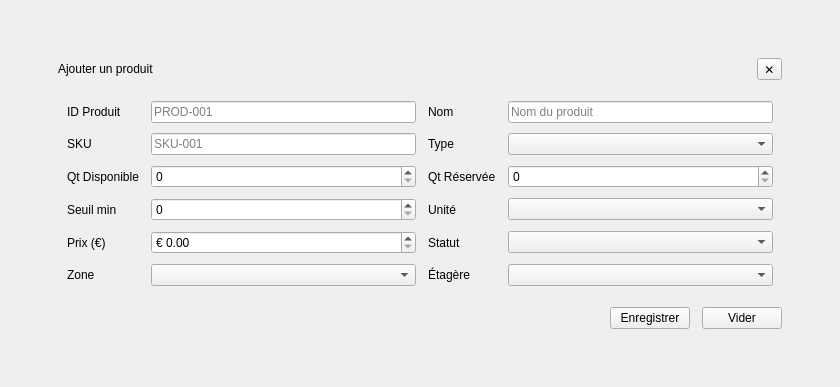
          <widget class="QWidget" name="InventoryPopup">
           <layout class="QVBoxLayout" name="inventoryPopupLayout">
            <property name="leftMargin">
             <number>0</number>
            </property>
            <property name="topMargin">
             <number>0</number>
            </property>
            <property name="rightMargin">
             <number>0</number>
            </property>
            <property name="bottomMargin">
             <number>0</number>
            </property>
            <item>
             <widget class="QFrame" name="InventoryOverlay">
              <property name="frameShape">
               <enum>QFrame::Shape::NoFrame</enum>
              </property>
              <layout class="QVBoxLayout" name="inventoryOverlayLayout">
               <property name="leftMargin">
                <number>0</number>
               </property>
               <property name="topMargin">
                <number>0</number>
               </property>
               <property name="rightMargin">
                <number>0</number>
               </property>
               <property name="bottomMargin">
                <number>0</number>
               </property>
               <item>
                <spacer name="inventoryOverlayTop">
                 <property name="orientation">
                  <enum>Qt::Orientation::Vertical</enum>
                 </property>
                 <property name="sizeHint" stdset="0">
                  <size>
                   <width>20</width>
                   <height>40</height>
                  </size>
                 </property>
                </spacer>
               </item>
               <item>
                <layout class="QHBoxLayout" name="inventoryCenterRow">
                 <item>
                  <spacer name="inventoryOverlayLeft">
                   <property name="orientation">
                    <enum>Qt::Orientation::Horizontal</enum>
                   </property>
                   <property name="sizeHint" stdset="0">
                    <size>
                     <width>40</width>
                     <height>20</height>
                    </size>
                   </property>
                  </spacer>
                 </item>
                 <item>
                  <widget class="QFrame" name="PopupInventoryCard">
                   <property name="minimumSize">
                    <size>
                     <width>760</width>
                     <height>0</height>
                    </size>
                   </property>
                   <property name="frameShape">
                    <enum>QFrame::Shape::NoFrame</enum>
                   </property>
                   <layout class="QVBoxLayout" name="popupInventoryLayout">
                    <property name="spacing">
                     <number>12</number>
                    </property>
                    <property name="leftMargin">
                     <number>18</number>
                    </property>
                    <property name="topMargin">
                     <number>18</number>
                    </property>
                    <property name="rightMargin">
                     <number>18</number>
                    </property>
                    <property name="bottomMargin">
                     <number>18</number>
                    </property>
                    <item>
                     <layout class="QHBoxLayout" name="popupInventoryHeader">
                      <item>
                       <widget class="QLabel" name="PopupTitleInventory">
                        <property name="text">
                         <string>Ajouter un produit</string>
                        </property>
                       </widget>
                      </item>
                      <item>
                       <spacer name="popupInventoryHeaderSpacer">
                        <property name="orientation">
                         <enum>Qt::Orientation::Horizontal</enum>
                        </property>
                        <property name="sizeHint" stdset="0">
                         <size>
                          <width>40</width>
                          <height>20</height>
                         </size>
                        </property>
                       </spacer>
                      </item>
                      <item>
                       <widget class="QToolButton" name="BtnPopupCancelInventory">
                        <property name="toolTip">
                         <string>Fermer</string>
                        </property>
                        <property name="text">
                         <string>✕</string>
                        </property>
                       </widget>
                      </item>
                     </layout>
                    </item>
                    <item>
                     <widget class="QFrame" name="PopupInventoryForm">
                      <property name="frameShape">
                       <enum>QFrame::Shape::NoFrame</enum>
                      </property>
                      <layout class="QGridLayout" name="inventoryFormGrid">
                       <property name="horizontalSpacing">
                        <number>12</number>
                       </property>
                       <property name="verticalSpacing">
                        <number>10</number>
                       </property>
                       <item row="0" column="0">
                        <widget class="QLabel" name="LblIdProduct">
                         <property name="text">
                          <string>ID Produit</string>
                         </property>
                        </widget>
                       </item>
                       <item row="0" column="1">
                        <widget class="QLineEdit" name="IdProduct">
                         <property name="placeholderText">
                          <string>PROD-001</string>
                         </property>
                        </widget>
                       </item>
                       <item row="0" column="2">
                        <widget class="QLabel" name="LblName">
                         <property name="text">
                          <string>Nom</string>
                         </property>
                        </widget>
                       </item>
                       <item row="0" column="3">
                        <widget class="QLineEdit" name="Name">
                         <property name="placeholderText">
                          <string>Nom du produit</string>
                         </property>
                        </widget>
                       </item>
                       <item row="1" column="0">
                        <widget class="QLabel" name="LblSku">
                         <property name="text">
                          <string>SKU</string>
                         </property>
                        </widget>
                       </item>
                       <item row="1" column="1">
                        <widget class="QLineEdit" name="Sku">
                         <property name="placeholderText">
                          <string>SKU-001</string>
                         </property>
                        </widget>
                       </item>
                       <item row="1" column="2">
                        <widget class="QLabel" name="LblType_2">
                         <property name="text">
                          <string>Type</string>
                         </property>
                        </widget>
                       </item>
                       <item row="1" column="3">
                        <widget class="QComboBox" name="Type">
                         <property name="placeholderText">
                          <string>Sélectionner type</string>
                         </property>
                        </widget>
                       </item>
                       <item row="2" column="0">
                        <widget class="QLabel" name="LblQtAv">
                         <property name="text">
                          <string>Qt Disponible</string>
                         </property>
                        </widget>
                       </item>
                       <item row="2" column="1">
                        <widget class="QSpinBox" name="QtAv">
                         <property name="minimum">
                          <number>0</number>
                         </property>
                         <property name="maximum">
                          <number>10000</number>
                         </property>
                        </widget>
                       </item>
                       <item row="2" column="2">
                        <widget class="QLabel" name="LblQtRs">
                         <property name="text">
                          <string>Qt Réservée</string>
                         </property>
                        </widget>
                       </item>
                       <item row="2" column="3">
                        <widget class="QSpinBox" name="QtRs">
                         <property name="minimum">
                          <number>0</number>
                         </property>
                         <property name="maximum">
                          <number>10000</number>
                         </property>
                        </widget>
                       </item>
                       <item row="3" column="0">
                        <widget class="QLabel" name="LblThreshold">
                         <property name="text">
                          <string>Seuil min</string>
                         </property>
                        </widget>
                       </item>
                       <item row="3" column="1">
                        <widget class="QSpinBox" name="Threshold">
                         <property name="minimum">
                          <number>0</number>
                         </property>
                         <property name="maximum">
                          <number>10000</number>
                         </property>
                        </widget>
                       </item>
                       <item row="3" column="2">
                        <widget class="QLabel" name="LblUnit">
                         <property name="text">
                          <string>Unité</string>
                         </property>
                        </widget>
                       </item>
                       <item row="3" column="3">
                        <widget class="QComboBox" name="Unit">
                         <property name="placeholderText">
                          <string>Sélectionner unité</string>
                         </property>
                        </widget>
                       </item>
                       <item row="4" column="0">
                        <widget class="QLabel" name="LblPrice">
                         <property name="text">
                          <string>Prix (€)</string>
                         </property>
                        </widget>
                       </item>
                       <item row="4" column="1">
                        <widget class="QDoubleSpinBox" name="Price">
                         <property name="prefix">
                          <string>€ </string>
                         </property>
                         <property name="decimals">
                          <number>2</number>
                         </property>
                         <property name="minimum">
                          <double>0.000000000000000</double>
                         </property>
                         <property name="maximum">
                          <double>100000.000000000000000</double>
                         </property>
                        </widget>
                       </item>
                       <item row="4" column="2">
                        <widget class="QLabel" name="LblStatus">
                         <property name="text">
                          <string>Statut</string>
                         </property>
                        </widget>
                       </item>
                       <item row="4" column="3">
                        <widget class="QComboBox" name="Status">
                         <property name="placeholderText">
                          <string>Sélectionner statut</string>
                         </property>
                        </widget>
                       </item>
                       <item row="5" column="0">
                        <widget class="QLabel" name="LblZone">
                         <property name="text">
                          <string>Zone</string>
                         </property>
                        </widget>
                       </item>
                       <item row="5" column="1">
                        <widget class="QComboBox" name="Zone">
                         <property name="placeholderText">
                          <string>Sélectionner zone</string>
                         </property>
                        </widget>
                       </item>
                       <item row="5" column="2">
                        <widget class="QLabel" name="LblShelf">
                         <property name="text">
                          <string>Étagère</string>
                         </property>
                        </widget>
                       </item>
                       <item row="5" column="3">
                        <widget class="QComboBox" name="Shelf">
                         <property name="placeholderText">
                          <string>Sélectionner étagère</string>
                         </property>
                        </widget>
                       </item>
                      </layout>
                     </widget>
                    </item>
                    <item>
                     <layout class="QHBoxLayout" name="popupInventoryActions">
                      <item>
                       <spacer name="popupInventoryActionsLeft">
                        <property name="orientation">
                         <enum>Qt::Orientation::Horizontal</enum>
                        </property>
                        <property name="sizeHint" stdset="0">
                         <size>
                          <width>40</width>
                          <height>20</height>
                         </size>
                        </property>
                       </spacer>
                      </item>
                      <item>
                       <widget class="QPushButton" name="BtnPopupSaveInventory">
                        <property name="text">
                         <string>Enregistrer</string>
                        </property>
                        <property name="property" stdset="0">
                         <string>primary</string>
                        </property>
                       </widget>
                      </item>
                      <item>
                       <widget class="QPushButton" name="BtnPopupResetInventory">
                        <property name="text">
                         <string>Vider</string>
                        </property>
                        <property name="property" stdset="0">
                         <string>ghost</string>
                        </property>
                       </widget>
                      </item>
                     </layout>
                    </item>
                   </layout>
                  </widget>
                 </item>
                 <item>
                  <spacer name="inventoryOverlayRight">
                   <property name="orientation">
                    <enum>Qt::Orientation::Horizontal</enum>
                   </property>
                   <property name="sizeHint" stdset="0">
                    <size>
                     <width>40</width>
                     <height>20</height>
                    </size>
                   </property>
                  </spacer>
                 </item>
                </layout>
               </item>
               <item>
                <spacer name="inventoryOverlayBottom">
                 <property name="orientation">
                  <enum>Qt::Orientation::Vertical</enum>
                 </property>
                 <property name="sizeHint" stdset="0">
                  <size>
                   <width>20</width>
                   <height>40</height>
                  </size>
                 </property>
                </spacer>
               </item>
              </layout>
             </widget>
            </item>
           </layout>
          </widget>
